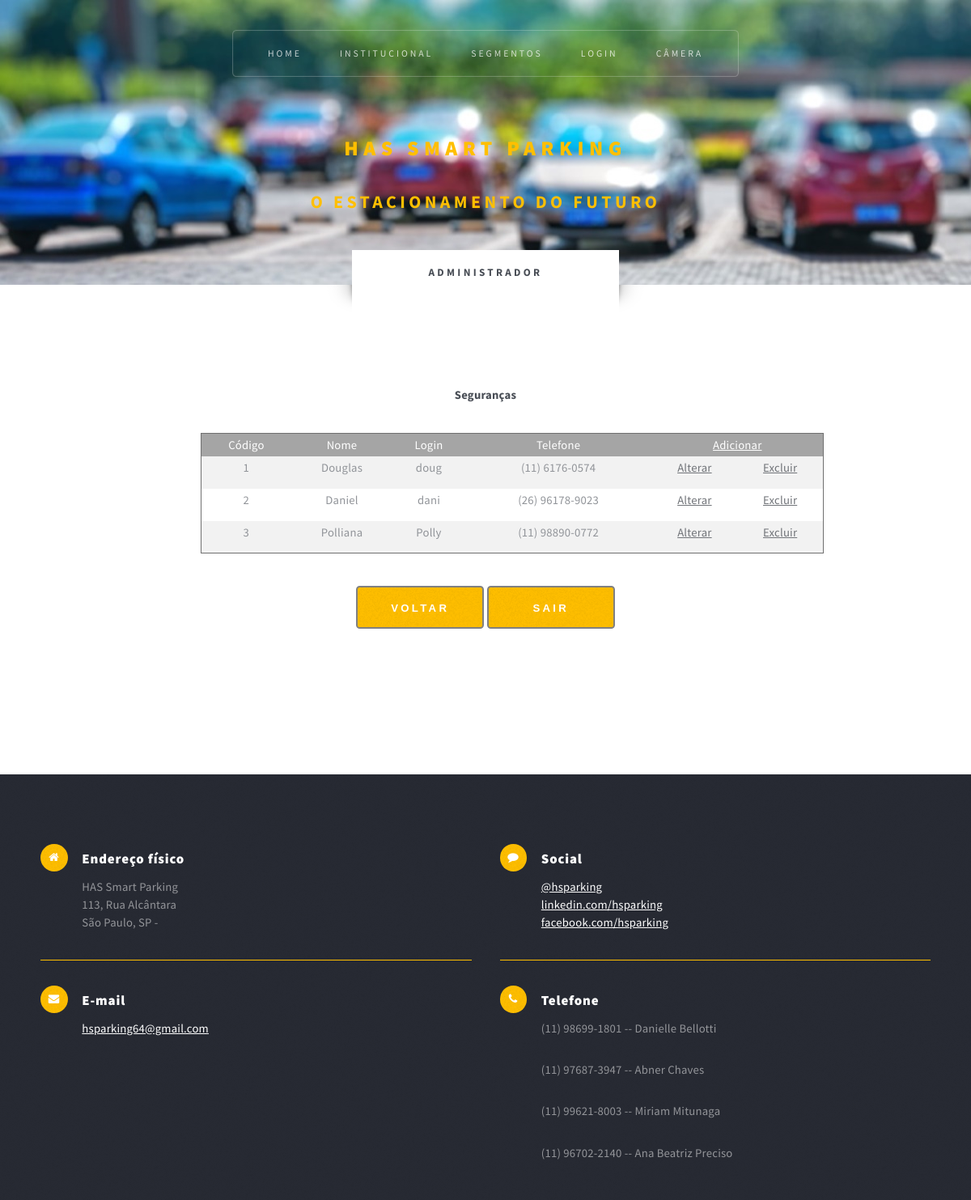
/segurancas.php, run on the app's committed database.
### tables this page shows
CREATE TABLE `seguranca` (
  `SEG_INT_ID` int(6) NOT NULL,
  `SEG_STR_NOM` varchar(60) NOT NULL,
  `SEG_STR_LOGIN` varchar(30) NOT NULL,
  `SEG_STR_SEN` varchar(50) NOT NULL,
  `SEG_INT_TEL` varchar(15) NOT NULL
);

### includes/funcoes.php (called while the page is built, shortened)
<?php
    function formatarFoneSeg($linha){
        $formatado = preg_replace('/[^0-9]/', '', $linha[4]);
        $matches = [];
        preg_match('/^([0-9]{2})([0-9]{4,5})([0-9]{4})$/', $formatado, $matches);
        if ($matches) {
            return '('.$matches[1].') '.$matches[2].'-'.$matches[3];
         }
        return $linha[4];
    }
?>

### src/segurancas.php (the view, shortened to what this page needs)
<?php
    include_once('../includes/funcoes.php');
	$consulta = mysqli_query($conexao, "SELECT * FROM seguranca");
	$dados = mysqli_fetch_all($consulta);
?>
<!DOCTYPE HTML>
<html>
	<head>
		<link rel="stylesheet" href="../assets/css/main.css"/>
		<link rel="stylesheet" href="../assets/css/tabela.css"/>
	</head>
	<body class="segmentos">
		<div id="page-wrapper">
		<?php
			include_once('../includes/menu.php');
		?>
			<section id="main" class="wrapper style2">
				<div class="title">ADMINISTRADOR</div>
				<div class="container">
					<div class="col-8 col-12-medium imp-medium">
						<div id="content">
							<article class="box post">
							<br /><br />
								<header class="style1">
									<div><b>Seguranças</b></div>
								</header>
								<header class="style1">
									<div class="div_table">
										<table class="table">
											<tr>
												<th>Código</th>
												<th>Nome</th>
												<th>Login</th>
												<th>Telefone</th>
												<th colspan="2"><a href="inserirseguranca.php" class="add">Adicionar</a></th>
											</tr>
											<?php foreach ($dados as $linha):?>
											<tr>
												<td><?php echo $linha[0]; ?></td>
												<td><?php echo $linha[1]; ?></td>
												<td><?php echo $linha[2]; ?></td>
												<td><?php echo (formatarFoneSeg($linha));?></td>
												<td><a name="altera" href="alterar.php?Alterar=seguranca&Segid=<?php echo $linha[0];?>">Alterar</a></td>
												<td><a name="excluir" href="processaexcluir.php?Excluir=seguranca&Segid=<?php echo $linha[0];?>">Excluir</a></td>
											</tr>
											<?php endforeach;?>
										</table>
									</div>
									<div class="div-button">
										<a href="administrador.php"><button class="button style1" type="button">Voltar</button></a>
										<a href="logout.php"><button class="button style1" type="button">Sair</button></a>
									</div>
								</header>
							</article>
						</div>
					</div>
				</div>
				<br />
				<br />
			</section>
			<?php
				include_once('../includes/footer.php');
			?>
	</body>
</html>

### includes/menu.php (shortened to what this page needs)
<section id="header" class="wrapper">
    <div id="logo">
        <h1><a href="../src/index.php">HAS SMART PARKING</a></h1>
        <p>O estacionamento do futuro</p>
    </div>
    <nav id="nav">
        <ul>
            <li class="current"><a href="../src/index.php">HOME</a></li>
            <li><a href="../src/sobre.php">INSTITUCIONAL</a></li>
            <li><a href="../src/segmentos.php">SEGMENTOS</a></li>
            <li><a href="../src/login.php">LOGIN</a></li>
            <li><a href="../src/camera.php">Câmera</a></li>
        </ul>
    </nav>
</section>

### includes/footer.php (shortened to what this page needs)
<section id="footer" class="wrapper">
					<div class="container">
							<div class="col-6 col-12-medium">
									<section class="feature-list small">
										<div class="row">
											<div class="col-6 col-12-small">
												<section>
													<h3 class="icon fa-home">Endereço físico</h3>
													<p>
														HAS Smart Parking<br />
														113, Rua Alcântara<br />
														São Paulo, SP -
													</p>
												</section>
											</div>
											<div class="col-6 col-12-small">
												<section>
													<h3 class="icon fa-comment">Social</h3>
													<p>
														<a href="#">@hsparking</a><br />
														<a href="#">linkedin.com/hsparking</a><br />
														<a href="#">facebook.com/hsparking</a>
													</p>
												</section>
											</div>
											<div class="col-6 col-12-small">
												<section>
													<h3 class="icon fa-envelope">E-mail</h3>
													<p>
														<a href="#">hsparking64@gmail.com</a>
													</p>
												</section>
								</div>
								<div class="col-6 col-12-small">
									<section>
										<h3 class="icon fa-phone">Telefone</h3>
										<p>(11) 98699-1801 -- Danielle Bellotti</p>
										<p>(11) 97687-3947 -- Abner Chaves</p>
										<p>(11) 99621-8003 -- Miriam Mitunaga</p>
										<p>(11) 96702-2140 -- Ana Beatriz Preciso</p>
									</section>
								</div>
							</div>
						</section>
					</div>
				</div>
		</div>

### assets/css/tabela.css (style rules this page uses)
table { border: 1px solid #707070; margin: 0 auto; overflow-x: auto; width: 70%; }

### src/segurancas.php (style rules this page uses)
.div-button { display: inline-block; position: relative; top: 40px; }
.button { background-color: white; color: black; border: 2px solid gray; }
table { border-collapse: collapse; vertical-align: middle; margin-left: 198px; }
th, td { text-align: center; vertical-align: middle; padding: 3px; }
tr:nth-child(even) { background-color: #f2f2f2 }
th { background-color: #A5A5A5; color: white; }
.add { color: white; }

### data on the page
seguranca: SEG_INT_ID "1", SEG_STR_NOM "Douglas", SEG_STR_LOGIN "doug", SEG_INT_TEL "(11) 6176-0574"
seguranca: SEG_INT_ID "2", SEG_STR_NOM "Daniel", SEG_STR_LOGIN "dani", SEG_INT_TEL "(26) 96178-9023"
seguranca: SEG_INT_ID "3", SEG_STR_NOM "Polliana", SEG_STR_LOGIN "Polly", SEG_INT_TEL "(11) 98890-0772"
